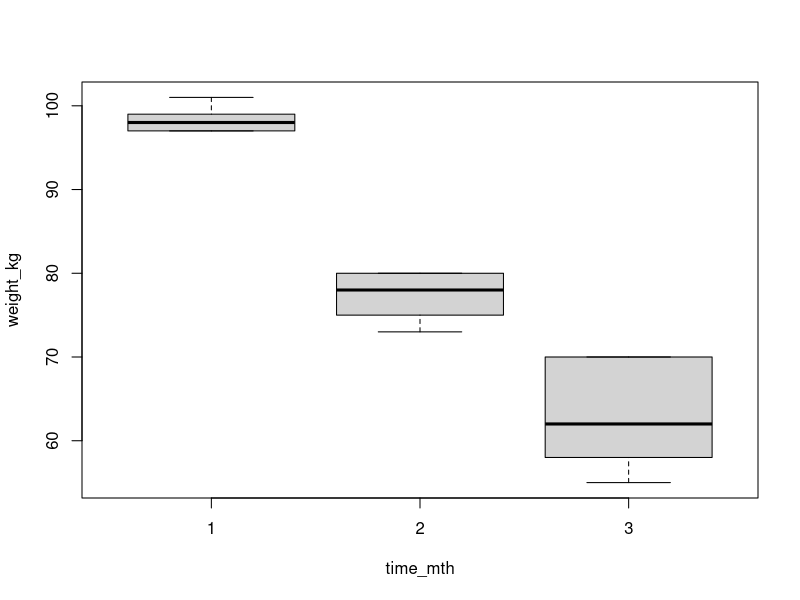
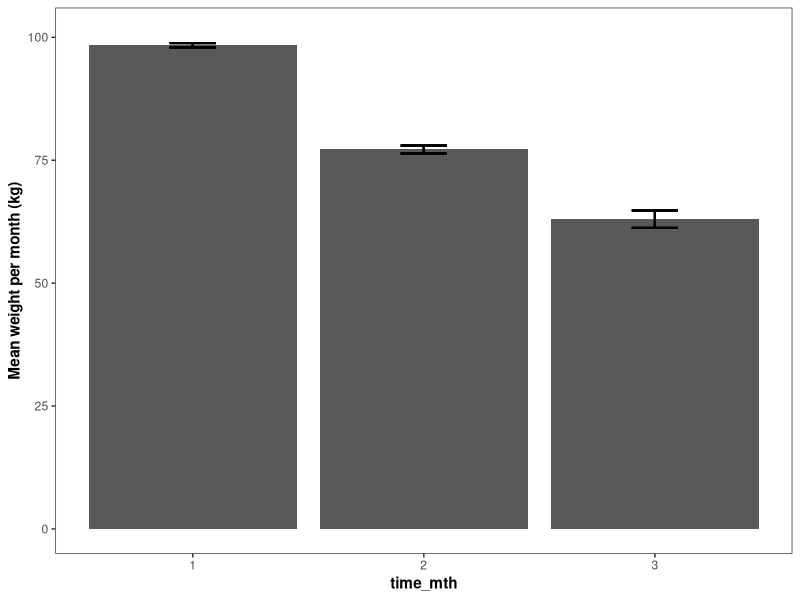
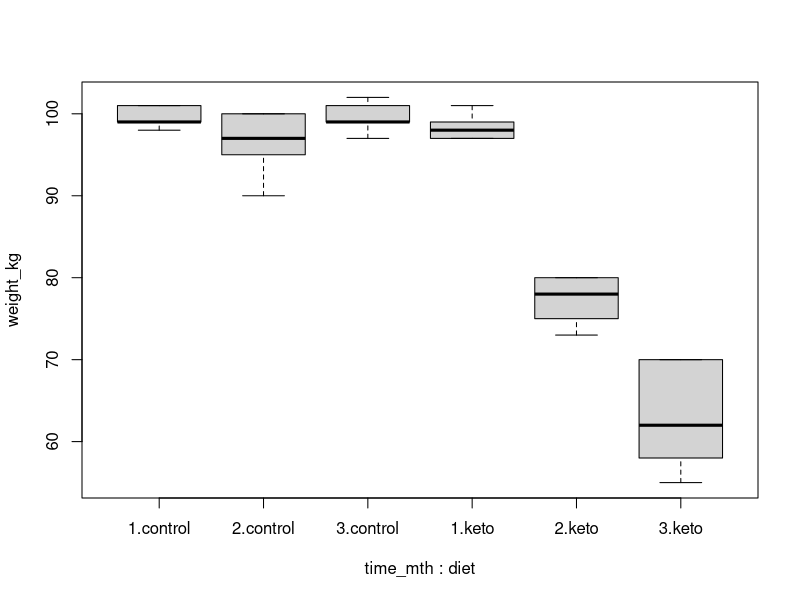
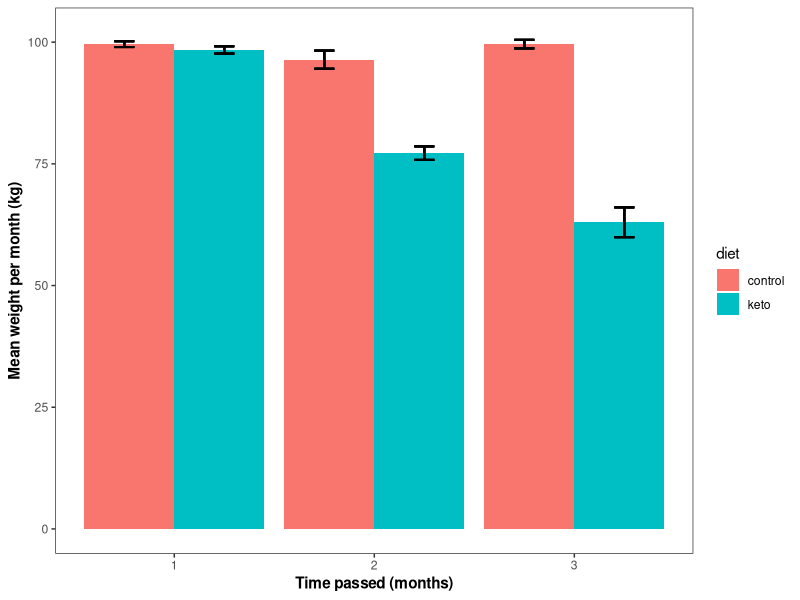

Reproduce these figures in R, in order.
##########################################
# PSYC 4180 - INTRO TO STATISTICS USING R
##########################################

##########################################
# PART I: ONE-WAY REPEATED-MEASURES ANOVA

##########################################
# check out R studio workspace

getwd() #this is where you are in your computer

##########################################
# what are packages? 
# R has a lot of great built-in capabilities
# packages are add-ons with many more functions that might be more specific, tailored

# we will be using the Tidyverse to explore R 
# the Tidyverse is a family of packages, all support each other seamlessly 

library(tidyverse) # see the packages attached

##########################################
# how to assign variables - let's input our own data
# imagine we run an experiment on 5 people where we give them a specific diet and follow how their
# weight changes in the next 3 months

# let's first write a few vectors
subject <- c(1:5, 1:5, 1:5) # here we have 5 subjects
time_mth <- c(1, 1, 1, 1, 1, # each subject gives us data from 3 different time points  
             2, 2, 2, 2, 2,
             3, 3, 3, 3, 3)
weight_kg <- c(98, 99, 101, 97, 97, # that data is their weight in kilograms
               80, 75, 80, 73, 78,
               70, 62, 55, 58, 70)

weight_df <- data.frame(subject, time_mth, weight_kg) # we combine those vectors together to create
# a "dataframe" which is a matrix that has all those datapoints

# you're going to see the %>% (pipe) operator a lot - it just means "do this next"
weight_kg %>% mean() 

##########################################
# describing the data

head(weight_df)
boxplot(weight_kg ~ time_mth , data = weight_df) # left side is dependent variable

library(psych) # this package has a handy function for getting descriptive statistics
describeBy(weight_df, group = time_mth)

##########################################
# plotting data

weight_df <- weight_df %>% 
  group_by(time_mth) %>% # for every time point, calculate the MEAN, STDEV, STANDARD ERROR
  mutate(mean_kg = mean(weight_kg), # this function "mutates" a new column with the new calculations
         sd_kg = sd(weight_kg),
         sem_kg = sd_kg/(sqrt(15)))
            
ggplot(weight_df, aes(x = time_mth, y = weight_kg)) +
  geom_bar(stat = "summary", fun.y = "mean") +
  geom_errorbar(aes(ymin= mean_kg - sem_kg, ymax = mean_kg + sem_kg), width = .2, size = 0.7) +
  theme_bw() +
  theme(axis.title = element_text(face = "bold"),
        panel.grid.major = element_blank(), panel.grid.minor = element_blank()) +
  ylab("Mean weight per month (kg)")

##########################################
# statistical analysis 

# anatomy of an R model
# dependent_measure ~ factor1 + factor2, data = data_frame
# our dependent measure is measured by (~) factor 1 and factor 2
# this equation needs to go into a model function e.g. if we want anova we do aov(), if we want a regression, lm() 

# if we didn't have the SAME participants for every time point, how do we analyze it?
not_mod <- aov(weight_kg ~ time_mth, data = weight_df) # this doesn't output anything, we need summary()
summary(not_mod)

# however, we use the SAME participants across all time points, so we need to account 
# for individual error in a repeated-measures ANOVA
rm_mod1 <- aov(weight_kg ~ time_mth + Error(subject/time_mth),
               data = weight_df)
summary(rm_mod1)

##########################################
# interpreting data

# we say that there is a significant effect of time in the weight loss of these participants
# who received an intervention (F(1,11) = ..., p < 0.05).

# if it's significant, do post-hoc testing 
# month 1 vs. month 2
t.test(weight_df$weight_kg[which(weight_df$time_mth == 1)],
       weight_df$weight_kg[which(weight_df$time_mth == 2)])

# month 1 vs. month 3
t.test(weight_df$weight_kg[which(weight_df$time_mth == 1)],
       weight_df$weight_kg[which(weight_df$time_mth == 3)])

# month 2 vs. month 3
t.test(weight_df$weight_kg[which(weight_df$time_mth == 2)],
       weight_df$weight_kg[which(weight_df$time_mth == 3)])
# account for type 1 error - bonferroni p level control
# 0.05 / 3 = 0.0167 ; all are significant at this level

##########################################
# PART II: MIXED ANOVA

# using the same data set we will now add a new factor
# what if we have another group whose weight we tracked but didn't get a diet (i.e. our controls)

# https://www.dropbox.com/s/3r5g9lskjzkqvie/lab_4180_data1.csv?dl=0
wdf <- read.csv('lab_4180_data1.csv', header = TRUE)

# let's add labels and means that will be used for plots later
wdf <- wdf %>%
  group_by(time_mth, diet) %>%
  mutate(mean_kg = mean(weight_kg),
         sd_kg = sd(weight_kg),
         sem_kg = sd_kg/(sqrt(5)))

# now let's take a look at descriptive statistics again...
head(wdf)
boxplot(weight_kg ~ time_mth + diet, data = wdf)

# let's get the descriptive statistics
describeBy(wdf, group = c('time_mth', 'diet'))

# stats - include now an interaction term factor1*factor2
rm_mod2 <- aov(weight_kg ~ time_mth + diet + time_mth*diet + Error(subject/time_mth),
               data = wdf)
summary(rm_mod2) # there is a significant effect of time on weight (F(1,24) = 49.21, p < .05), 
# and diet on weight (F(1,24) = 30.76, p < .05)

# posthoc - since we saw an effect of interaction
# do a posthoc for each main effect - not necessary for diet since there's only two,
# do it for the other factor

# month 1 vs. month 2 - PAIRWISE T TESTS
t.test(weight_df$weight_kg[which(weight_df$time_mth == 1)],
       weight_df$weight_kg[which(weight_df$time_mth == 2)],
       paired = TRUE)

# month 1 vs. month 3
t.test(weight_df$weight_kg[which(weight_df$time_mth == 1)],
       weight_df$weight_kg[which(weight_df$time_mth == 3)],
       paired = TRUE)

# month 2 vs. month 3
t.test(weight_df$weight_kg[which(weight_df$time_mth == 2)],
       weight_df$weight_kg[which(weight_df$time_mth == 3)],
       paired = TRUE)

# control for type 1 error, bonferroni correction 0.05/3 comparisons, alpha = 0.017

# plot your results
ggplot(wdf, aes(x = time_mth, y = weight_kg, fill = diet)) +
  geom_bar(stat = "summary", fun.y = "mean", position = "dodge") +
  geom_errorbar(aes(ymin = mean_kg - sem_kg,
                    ymax = mean_kg + sem_kg), width = .2, size = 0.7,
                position = position_dodge(1)) +
  theme_bw() +
  theme(axis.title = element_text(face = "bold"),
        panel.grid.major = element_blank(), panel.grid.minor = element_blank()) +
  ylab("Mean weight per month (kg)") +
  xlab("Time passed (months)")

